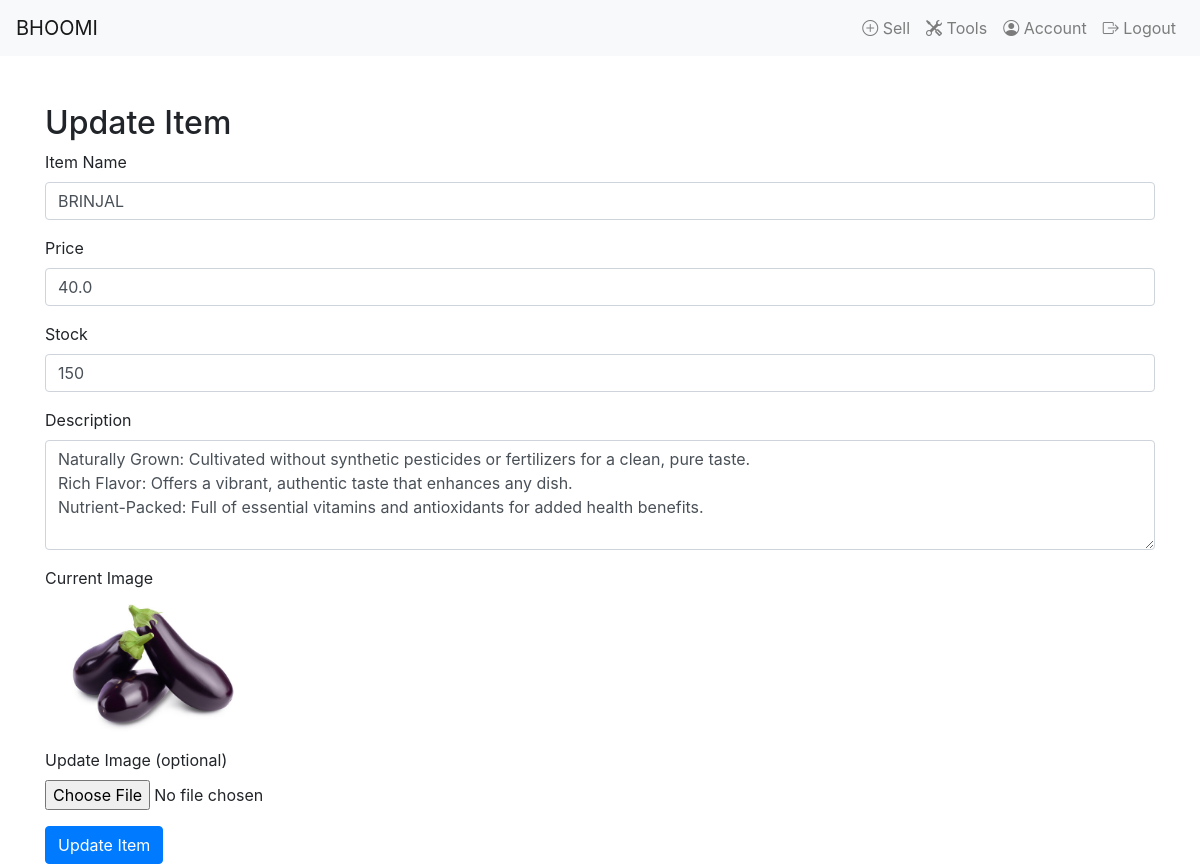
The page /update_item/4 (signed in) on the database its author committed.
### main.py (models this page shows, shortened)
class Item(db.Model):
    id = db.Column(db.Integer, primary_key=True)
    name = db.Column(db.String(100), nullable=False)
    price = db.Column(db.Float, nullable=False)
    stock = db.Column(db.Integer, nullable=False)
    description = db.Column(db.Text, nullable=False)
    image = db.Column(db.String(200), nullable=False)  # Stores the image file path
    seller_id = db.Column(db.Integer, nullable=False)

### main.py (the view)
@app.route('/update_item/<int:item_id>', methods=['GET', 'POST'])
def update_item(item_id):
    if 'user_id' not in session or session['user_type'] != 'farmer':
        return redirect(url_for('index'))
    item = Item.query.get(item_id)
    if request.method == 'POST' and item:
        item.price = float(request.form['price'])
        item.stock = int(request.form['stock'])
        db.session.commit()
        flash('Item updated successfully!')
        return redirect(url_for('index'))
    return render_template('update_item.html', item=item)

### templates/update_item.html (shortened to what this page needs)
<!DOCTYPE html>
<html lang="en">
<head>
    <link rel="stylesheet" href="https://stackpath.bootstrapcdn.com/bootstrap/4.5.2/css/bootstrap.min.css">
    <link rel="stylesheet" href="https://cdn.jsdelivr.net/npm/bootstrap-icons/font/bootstrap-icons.css"></head>
<body>
    <nav class="navbar navbar-expand-lg navbar-light bg-light">
        <a class="navbar-brand" href="{{ url_for('index') }}">BHOOMI</a>
        <div class="collapse navbar-collapse justify-content-end">
            <ul class="navbar-nav">
                <li class="nav-item">
                    <a class="nav-link" href="{{ url_for('sell') }}"><i class="bi bi-plus-circle"></i> Sell</a>
                </li>
                <li class="nav-item">
                    <a class="nav-link" href="{{ url_for('tools') }}"><i class="bi bi-tools"></i> Tools</a>
                </li>
                <li class="nav-item">
                    <a class="nav-link" href="{{ url_for('account') }}"><i class="bi bi-person-circle"></i> Account</a>
                </li>
                <li class="nav-item">
                    <a class="nav-link" href="{{ url_for('logout') }}"><i class="bi bi-box-arrow-right"></i> Logout</a>
                </li>
            </ul>
        </div>
    </nav>
    <div class="container mt-5">
        <h2>Update Item</h2>
        <form method="POST" enctype="multipart/form-data" action="{{ url_for('update_item', item_id=item.id) }}">
            <div class="form-group">
                <label for="name">Item Name</label>
                <input type="text" class="form-control" id="name" name="name" value="{{ item.name }}" required>
            </div>
            <div class="form-group">
                <label for="price">Price</label>
                <input type="number" class="form-control" id="price" name="price" value="{{ item.price }}" required>
            </div>
            <div class="form-group">
                <label for="stock">Stock</label>
                <input type="number" class="form-control" id="stock" name="stock" value="{{ item.stock }}" required>
            </div>
            <div class="form-group">
                <label for="description">Description</label>
                <textarea class="form-control" id="description" name="description" rows="4" required>{{ item.description }}</textarea>
            </div>
            <div class="form-group">
                <label for="current_image">Current Image</label>
                <div>
                    <img src="{{ url_for('static', filename=item.image.split('static/')[-1]) }}" alt="Current Item Image" class="img-fluid" style="max-width: 200px;">
                </div>
            </div>
            <div class="form-group">
                <label for="image">Update Image (optional)</label>
                <input type="file" class="form-control-file" id="image" name="image" accept=".png, .jpg, .jpeg, .gif">
            </div>
            <button type="submit" class="btn btn-primary">Update Item</button>
        </form>
    </div>
</body>
</html>

### rows shown on the page
Item: name "BRINJAL", price "40.0", stock "150", description "Naturally Grown: Cultivated without synthetic pesticides or fertilizers for a clean, pure taste. Rich Flavor: Offers a vibrant, authentic taste that enhances any dish. Nutrient-Packed: Full of essential vitamins and antioxidants for added health benefits.", image (picture)
